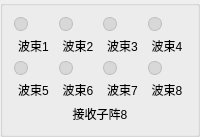
           <widget class="QGroupBox" name="grpArrayRx8">
            <property name="title">
             <string/>
            </property>
            <layout class="QVBoxLayout" name="layoutArrayRx8">
             <item>
              <layout class="QGridLayout" name="layoutArrayBeamsRx8">
               <item row="0" column="0">
                <layout class="QVBoxLayout" name="layoutRx8Beam1">
                 <item>
                  <widget class="QLabel" name="indicatorRx8Beam1">
                   <property name="minimumSize">
                    <size>
                     <width>14</width>
                     <height>14</height>
                    </size>
                   </property>
                   <property name="maximumSize">
                    <size>
                     <width>14</width>
                     <height>14</height>
                    </size>
                   </property>
                   <property name="styleSheet">
                    <string notr="true">background:#d8d8d8;border:1px solid #bdbdbd;border-radius:7px;</string>
                   </property>
                   <property name="text">
                    <string/>
                   </property>
                   <property name="alignment">
                    <set>Qt::AlignCenter</set>
                   </property>
                  </widget>
                 </item>
                 <item>
                  <widget class="QLabel" name="lblRx8Beam1">
                   <property name="text">
                    <string>波束1</string>
                   </property>
                   <property name="alignment">
                    <set>Qt::AlignCenter</set>
                   </property>
                  </widget>
                 </item>
                </layout>
               </item>
               <item row="0" column="1">
                <layout class="QVBoxLayout" name="layoutRx8Beam2">
                 <item>
                  <widget class="QLabel" name="indicatorRx8Beam2">
                   <property name="minimumSize">
                    <size>
                     <width>14</width>
                     <height>14</height>
                    </size>
                   </property>
                   <property name="maximumSize">
                    <size>
                     <width>14</width>
                     <height>14</height>
                    </size>
                   </property>
                   <property name="styleSheet">
                    <string notr="true">background:#d8d8d8;border:1px solid #bdbdbd;border-radius:7px;</string>
                   </property>
                   <property name="text">
                    <string/>
                   </property>
                   <property name="alignment">
                    <set>Qt::AlignCenter</set>
                   </property>
                  </widget>
                 </item>
                 <item>
                  <widget class="QLabel" name="lblRx8Beam2">
                   <property name="text">
                    <string>波束2</string>
                   </property>
                   <property name="alignment">
                    <set>Qt::AlignCenter</set>
                   </property>
                  </widget>
                 </item>
                </layout>
               </item>
               <item row="0" column="2">
                <layout class="QVBoxLayout" name="layoutRx8Beam3">
                 <item>
                  <widget class="QLabel" name="indicatorRx8Beam3">
                   <property name="minimumSize">
                    <size>
                     <width>14</width>
                     <height>14</height>
                    </size>
                   </property>
                   <property name="maximumSize">
                    <size>
                     <width>14</width>
                     <height>14</height>
                    </size>
                   </property>
                   <property name="styleSheet">
                    <string notr="true">background:#d8d8d8;border:1px solid #bdbdbd;border-radius:7px;</string>
                   </property>
                   <property name="text">
                    <string/>
                   </property>
                   <property name="alignment">
                    <set>Qt::AlignCenter</set>
                   </property>
                  </widget>
                 </item>
                 <item>
                  <widget class="QLabel" name="lblRx8Beam3">
                   <property name="text">
                    <string>波束3</string>
                   </property>
                   <property name="alignment">
                    <set>Qt::AlignCenter</set>
                   </property>
                  </widget>
                 </item>
                </layout>
               </item>
               <item row="0" column="3">
                <layout class="QVBoxLayout" name="layoutRx8Beam4">
                 <item>
                  <widget class="QLabel" name="indicatorRx8Beam4">
                   <property name="minimumSize">
                    <size>
                     <width>14</width>
                     <height>14</height>
                    </size>
                   </property>
                   <property name="maximumSize">
                    <size>
                     <width>14</width>
                     <height>14</height>
                    </size>
                   </property>
                   <property name="styleSheet">
                    <string notr="true">background:#d8d8d8;border:1px solid #bdbdbd;border-radius:7px;</string>
                   </property>
                   <property name="text">
                    <string/>
                   </property>
                   <property name="alignment">
                    <set>Qt::AlignCenter</set>
                   </property>
                  </widget>
                 </item>
                 <item>
                  <widget class="QLabel" name="lblRx8Beam4">
                   <property name="text">
                    <string>波束4</string>
                   </property>
                   <property name="alignment">
                    <set>Qt::AlignCenter</set>
                   </property>
                  </widget>
                 </item>
                </layout>
               </item>
               <item row="1" column="0">
                <layout class="QVBoxLayout" name="layoutRx8Beam5">
                 <item>
                  <widget class="QLabel" name="indicatorRx8Beam5">
                   <property name="minimumSize">
                    <size>
                     <width>14</width>
                     <height>14</height>
                    </size>
                   </property>
                   <property name="maximumSize">
                    <size>
                     <width>14</width>
                     <height>14</height>
                    </size>
                   </property>
                   <property name="styleSheet">
                    <string notr="true">background:#d8d8d8;border:1px solid #bdbdbd;border-radius:7px;</string>
                   </property>
                   <property name="text">
                    <string/>
                   </property>
                   <property name="alignment">
                    <set>Qt::AlignCenter</set>
                   </property>
                  </widget>
                 </item>
                 <item>
                  <widget class="QLabel" name="lblRx8Beam5">
                   <property name="text">
                    <string>波束5</string>
                   </property>
                   <property name="alignment">
                    <set>Qt::AlignCenter</set>
                   </property>
                  </widget>
                 </item>
                </layout>
               </item>
               <item row="1" column="1">
                <layout class="QVBoxLayout" name="layoutRx8Beam6">
                 <item>
                  <widget class="QLabel" name="indicatorRx8Beam6">
                   <property name="minimumSize">
                    <size>
                     <width>14</width>
                     <height>14</height>
                    </size>
                   </property>
                   <property name="maximumSize">
                    <size>
                     <width>14</width>
                     <height>14</height>
                    </size>
                   </property>
                   <property name="styleSheet">
                    <string notr="true">background:#d8d8d8;border:1px solid #bdbdbd;border-radius:7px;</string>
                   </property>
                   <property name="text">
                    <string/>
                   </property>
                   <property name="alignment">
                    <set>Qt::AlignCenter</set>
                   </property>
                  </widget>
                 </item>
                 <item>
                  <widget class="QLabel" name="lblRx8Beam6">
                   <property name="text">
                    <string>波束6</string>
                   </property>
                   <property name="alignment">
                    <set>Qt::AlignCenter</set>
                   </property>
                  </widget>
                 </item>
                </layout>
               </item>
               <item row="1" column="2">
                <layout class="QVBoxLayout" name="layoutRx8Beam7">
                 <item>
                  <widget class="QLabel" name="indicatorRx8Beam7">
                   <property name="minimumSize">
                    <size>
                     <width>14</width>
                     <height>14</height>
                    </size>
                   </property>
                   <property name="maximumSize">
                    <size>
                     <width>14</width>
                     <height>14</height>
                    </size>
                   </property>
                   <property name="styleSheet">
                    <string notr="true">background:#d8d8d8;border:1px solid #bdbdbd;border-radius:7px;</string>
                   </property>
                   <property name="text">
                    <string/>
                   </property>
                   <property name="alignment">
                    <set>Qt::AlignCenter</set>
                   </property>
                  </widget>
                 </item>
                 <item>
                  <widget class="QLabel" name="lblRx8Beam7">
                   <property name="text">
                    <string>波束7</string>
                   </property>
                   <property name="alignment">
                    <set>Qt::AlignCenter</set>
                   </property>
                  </widget>
                 </item>
                </layout>
               </item>
               <item row="1" column="3">
                <layout class="QVBoxLayout" name="layoutRx8Beam8">
                 <item>
                  <widget class="QLabel" name="indicatorRx8Beam8">
                   <property name="minimumSize">
                    <size>
                     <width>14</width>
                     <height>14</height>
                    </size>
                   </property>
                   <property name="maximumSize">
                    <size>
                     <width>14</width>
                     <height>14</height>
                    </size>
                   </property>
                   <property name="styleSheet">
                    <string notr="true">background:#d8d8d8;border:1px solid #bdbdbd;border-radius:7px;</string>
                   </property>
                   <property name="text">
                    <string/>
                   </property>
                   <property name="alignment">
                    <set>Qt::AlignCenter</set>
                   </property>
                  </widget>
                 </item>
                 <item>
                  <widget class="QLabel" name="lblRx8Beam8">
                   <property name="text">
                    <string>波束8</string>
                   </property>
                   <property name="alignment">
                    <set>Qt::AlignCenter</set>
                   </property>
                  </widget>
                 </item>
                </layout>
               </item>
              </layout>
             </item>
             <item>
              <widget class="QLabel" name="lblArrayNameRx8">
               <property name="text">
                <string>接收子阵8</string>
               </property>
               <property name="alignment">
                <set>Qt::AlignCenter</set>
               </property>
              </widget>
             </item>
            </layout>
           </widget>
